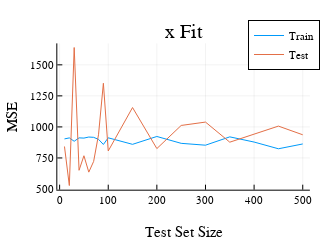
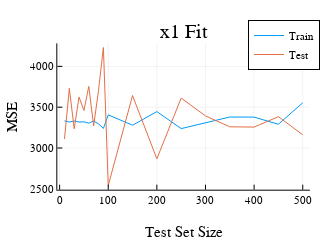

Notebook source saved alongside these figures, in order:
### Markdown cell above
There should be no surprise to see that fitting with one variable gives poor results. We're now going to create training and test sets of varying sizes, perform the fits again on these new sets and calculate the training and test MSE. I'll use `Lathe` to split the dataset into test and train.

### Code cell
using Lathe.preprocess: TrainTestSplit
# We'll split by percentage as that is how Lathe requires the input
split_pct = vcat(range(0.01,stop=0.1,length=10), range(0.15,stop=0.5,length=8));
# Create the arrays that will contain the MSE at each iteration for each fit and each subset of data.
mse_train_x = []
mse_train_x1 = []
mse_train_both = []
mse_test_x = []
mse_test_x1 = []
mse_test_both = []
for s in split_pct  
  # Split up the data and generate DataFrams
  test,train = TrainTestSplit(hcat(x,x1,y1),s);
  Data_train = DataFrame(X = train[:,1],Y = train[:,3]);
  Data_test = DataFrame(X = test[:,1],Y = test[:,3]);
  # Fit the model
  model_x = lm(@formula(Y ~ X),Data_train);
  # Get the prediction values from the model for the training and test datasets.
  trainy_pred = predict(model_x,Data_train);
  testy_pred = predict(model_x,Data_test);
  # Append these values to the arrays.
  append!(mse_train_x,mean((Data_train[:,2].-trainy_pred).^2));
  append!(mse_test_x,mean((Data_test[:,2].-testy_pred).^2));
  # Repeat for the other 2 models
  Data_train = DataFrame(X = train[:,2],Y = train[:,3]);
  Data_test = DataFrame(X = test[:,2],Y = test[:,3]);
  model_x1 = lm(@formula(Y ~ X),Data_train);
  trainy_pred = predict(model_x1,Data_train);
  testy_pred = predict(model_x1,Data_test);
  append!(mse_train_x1,mean((Data_train[:,2].-trainy_pred).^2));
  append!(mse_test_x1,mean((Data_test[:,2].-testy_pred).^2));
  Data_train = DataFrame(X = train[:,1],X1 = train[:,2],Y = train[:,3]);
  Data_test = DataFrame(X = test[:,1],X1 = test[:,2],Y = test[:,3]);
  model_both = lm(@formula(Y ~ X+X1),Data_train);
  trainy_pred = predict(model_both,Data_train);
  testy_pred = predict(model_both,Data_test);
  append!(mse_train_both,mean((Data_train[:,3].-trainy_pred).^2));
  append!(mse_test_both,mean((Data_test[:,3].-testy_pred).^2));
end
# Plot the results.
p1 = Plots.plot(split_pct.*1000,mse_train_x,title= "x Fit",label="Train")
Plots.plot!(p1,split_pct.*1000,mse_test_x,size=(300,200),label="Test",xlabel="Test Set Size",ylabel="MSE")
display(p1)
p2 = Plots.plot(split_pct.*1000,mse_train_x1,title="x1 Fit",size=(300,200),label="Train")
Plots.plot!(p2,split_pct.*1000,mse_test_x1,size=(300,200),label="Test",xlabel="Test Set Size",ylabel="MSE")
display(p2)
p3 = Plots.plot(split_pct.*1000,mse_train_both,title="2 Parameter Fit",size=(300,200),label="Train")
Plots.plot!(p3,split_pct.*1000,mse_test_both,size=(300,200),label="Test",xlabel="Test Set Size",ylabel="MSE")
display(p3)

### Figure 1 — Plotly figure (JSON) as saved in the notebook; plotly's stock layout.template omitted (floating-point values rounded to 4 significant figures)
{"data": [{"colorbar": {"title": ""}, "legendgroup": "Train", "line": {"color": "rgba(0, 154, 250, 1.000)", "dash": "solid", "shape": "linear", "width": 1}, "mode": "lines", "name": "Train", "showlegend": true, "type": "scatter", "x": [10, 20, 30, 40, 50, 60, 70, 80, 90, 100, 150, 200, 250, 300, 350, 400, 450, 500], "xaxis": "x1", "y": [903.5, 911.4, 884.5, 911.8, 910.1, 918.4, 916.1, 899.7, 858.7, 912.1, 859.6, 922.9, 867.7, 852.8, 919.9, 878.1, 823.9, 862.7], "yaxis": "y1", "zmax": null, "zmin": null}, {"colorbar": {"title": ""}, "legendgroup": "Test", "line": {"color": "rgba(227, 111, 71, 1.000)", "dash": "solid", "shape": "linear", "width": 1}, "mode": "lines", "name": "Test", "showlegend": true, "type": "scatter", "x": [10, 20, 30, 40, 50, 60, 70, 80, 90, 100, 150, 200, 250, 300, 350, 400, 450, 500], "xaxis": "x1", "y": [842.3, 527.9, 1639.0, 650.7, 767.7, 635.8, 722.2, 936.5, 1352.0, 806.1, 1156.0, 825.4, 1012.0, 1039.0, 877.0, 942.4, 1007.0, 936.6], "yaxis": "y1", "zmax": null, "zmin": null}], "layout": {"annotations": [{"font": {"color": "rgba(0, 0, 0, 1.000)", "family": "sans-serif", "size": 20}, "rotation": 0, "showarrow": false, "text": "x Fit", "x": 0.5847, "xanchor": "center", "xref": "paper", "y": 1, "yanchor": "top", "yref": "paper"}], "height": 200, "legend": {"bgcolor": "rgba(255, 255, 255, 1.000)", "bordercolor": "rgba(0, 0, 0, 1.000)", "borderwidth": 1, "font": {"color": "rgba(0, 0, 0, 1.000)", "family": "sans-serif", "size": 11}, "tracegroupgap": 0, "traceorder": "normal", "x": 1.02, "xanchor": "auto", "y": 1, "yanchor": "auto"}, "margin": {"b": 20, "l": 0, "r": 0, "t": 20}, "paper_bgcolor": "rgba(255, 255, 255, 1.000)", "plot_bgcolor": "rgba(255, 255, 255, 1.000)", "showlegend": true, "width": 300, "xaxis": {"anchor": "y1", "domain": [0.1826, 0.9869], "gridcolor": "rgba(0, 0, 0, 0.100)", "gridwidth": 0.5, "linecolor": "rgba(0, 0, 0, 1.000)", "mirror": false, "range": [-4.7, 514.7], "showgrid": true, "showline": true, "showticklabels": true, "tickangle": 0, "tickcolor": "rgb(0, 0, 0)", "tickfont": {"color": "rgba(0, 0, 0, 1.000)", "family": "sans-serif", "size": 11}, "tickmode": "array", "ticks": "inside", "ticktext": ["0", "100", "200", "300", "400", "500"], "tickvals": [0, 100, 200, 300, 400, 500], "title": "Test Set Size", "titlefont": {"color": "rgba(0, 0, 0, 1.000)", "family": "sans-serif", "size": 15}, "type": "-", "visible": true, "zeroline": false, "zerolinecolor": "rgba(0, 0, 0, 1.000)"}, "yaxis": {"anchor": "x1", "domain": [0.1516, 0.8831], "gridcolor": "rgba(0, 0, 0, 0.100)", "gridwidth": 0.5, "linecolor": "rgba(0, 0, 0, 1.000)", "mirror": false, "range": [494.5, 1673.0], "showgrid": true, "showline": true, "showticklabels": true, "tickangle": 0, "tickcolor": "rgb(0, 0, 0)", "tickfont": {"color": "rgba(0, 0, 0, 1.000)", "family": "sans-serif", "size": 11}, "tickmode": "array", "ticks": "inside", "ticktext": ["500", "750", "1000", "1250", "1500"], "tickvals": [500, 750, 1000, 1250, 1500], "title": "MSE", "titlefont": {"color": "rgba(0, 0, 0, 1.000)", "family": "sans-serif", "size": 15}, "type": "-", "visible": true, "zeroline": false, "zerolinecolor": "rgba(0, 0, 0, 1.000)"}}}

### Figure 2 — Plotly figure (JSON) as saved in the notebook; plotly's stock layout.template omitted (floating-point values rounded to 4 significant figures)
{"data": [{"colorbar": {"title": ""}, "legendgroup": "Train", "line": {"color": "rgba(0, 154, 250, 1.000)", "dash": "solid", "shape": "linear", "width": 1}, "mode": "lines", "name": "Train", "showlegend": true, "type": "scatter", "x": [10, 20, 30, 40, 50, 60, 70, 80, 90, 100, 150, 200, 250, 300, 350, 400, 450, 500], "xaxis": "x1", "y": [3331.0, 3319.0, 3331.0, 3318.0, 3321.0, 3304.0, 3332.0, 3295.0, 3240.0, 3406.0, 3279.0, 3446.0, 3238.0, 3304.0, 3380.0, 3378.0, 3291.0, 3554.0], "yaxis": "y1", "zmax": null, "zmin": null}, {"colorbar": {"title": ""}, "legendgroup": "Test", "line": {"color": "rgba(227, 111, 71, 1.000)", "dash": "solid", "shape": "linear", "width": 1}, "mode": "lines", "name": "Test", "showlegend": true, "type": "scatter", "x": [10, 20, 30, 40, 50, 60, 70, 80, 90, 100, 150, 200, 250, 300, 350, 400, 450, 500], "xaxis": "x1", "y": [3111.0, 3730.0, 3236.0, 3625.0, 3460.0, 3754.0, 3272.0, 3703.0, 4231.0, 2540.0, 3643.0, 2868.0, 3612.0, 3394.0, 3260.0, 3256.0, 3384.0, 3162.0], "yaxis": "y1", "zmax": null, "zmin": null}], "layout": {"annotations": [{"font": {"color": "rgba(0, 0, 0, 1.000)", "family": "sans-serif", "size": 20}, "rotation": 0, "showarrow": false, "text": "x1 Fit", "x": 0.5847, "xanchor": "center", "xref": "paper", "y": 1, "yanchor": "top", "yref": "paper"}], "height": 200, "legend": {"bgcolor": "rgba(255, 255, 255, 1.000)", "bordercolor": "rgba(0, 0, 0, 1.000)", "borderwidth": 1, "font": {"color": "rgba(0, 0, 0, 1.000)", "family": "sans-serif", "size": 11}, "tracegroupgap": 0, "traceorder": "normal", "x": 1.02, "xanchor": "auto", "y": 1, "yanchor": "auto"}, "margin": {"b": 20, "l": 0, "r": 0, "t": 20}, "paper_bgcolor": "rgba(255, 255, 255, 1.000)", "plot_bgcolor": "rgba(255, 255, 255, 1.000)", "showlegend": true, "width": 300, "xaxis": {"anchor": "y1", "domain": [0.1826, 0.9869], "gridcolor": "rgba(0, 0, 0, 0.100)", "gridwidth": 0.5, "linecolor": "rgba(0, 0, 0, 1.000)", "mirror": false, "range": [-4.7, 514.7], "showgrid": true, "showline": true, "showticklabels": true, "tickangle": 0, "tickcolor": "rgb(0, 0, 0)", "tickfont": {"color": "rgba(0, 0, 0, 1.000)", "family": "sans-serif", "size": 11}, "tickmode": "array", "ticks": "inside", "ticktext": ["0", "100", "200", "300", "400", "500"], "tickvals": [0, 100, 200, 300, 400, 500], "title": "Test Set Size", "titlefont": {"color": "rgba(0, 0, 0, 1.000)", "family": "sans-serif", "size": 15}, "type": "-", "visible": true, "zeroline": false, "zerolinecolor": "rgba(0, 0, 0, 1.000)"}, "yaxis": {"anchor": "x1", "domain": [0.1516, 0.8831], "gridcolor": "rgba(0, 0, 0, 0.100)", "gridwidth": 0.5, "linecolor": "rgba(0, 0, 0, 1.000)", "mirror": false, "range": [2490.0, 4282.0], "showgrid": true, "showline": true, "showticklabels": true, "tickangle": 0, "tickcolor": "rgb(0, 0, 0)", "tickfont": {"color": "rgba(0, 0, 0, 1.000)", "family": "sans-serif", "size": 11}, "tickmode": "array", "ticks": "inside", "ticktext": ["2500", "3000", "3500", "4000"], "tickvals": [2500, 3000, 3500, 4000], "title": "MSE", "titlefont": {"color": "rgba(0, 0, 0, 1.000)", "family": "sans-serif", "size": 15}, "type": "-", "visible": true, "zeroline": false, "zerolinecolor": "rgba(0, 0, 0, 1.000)"}}}
